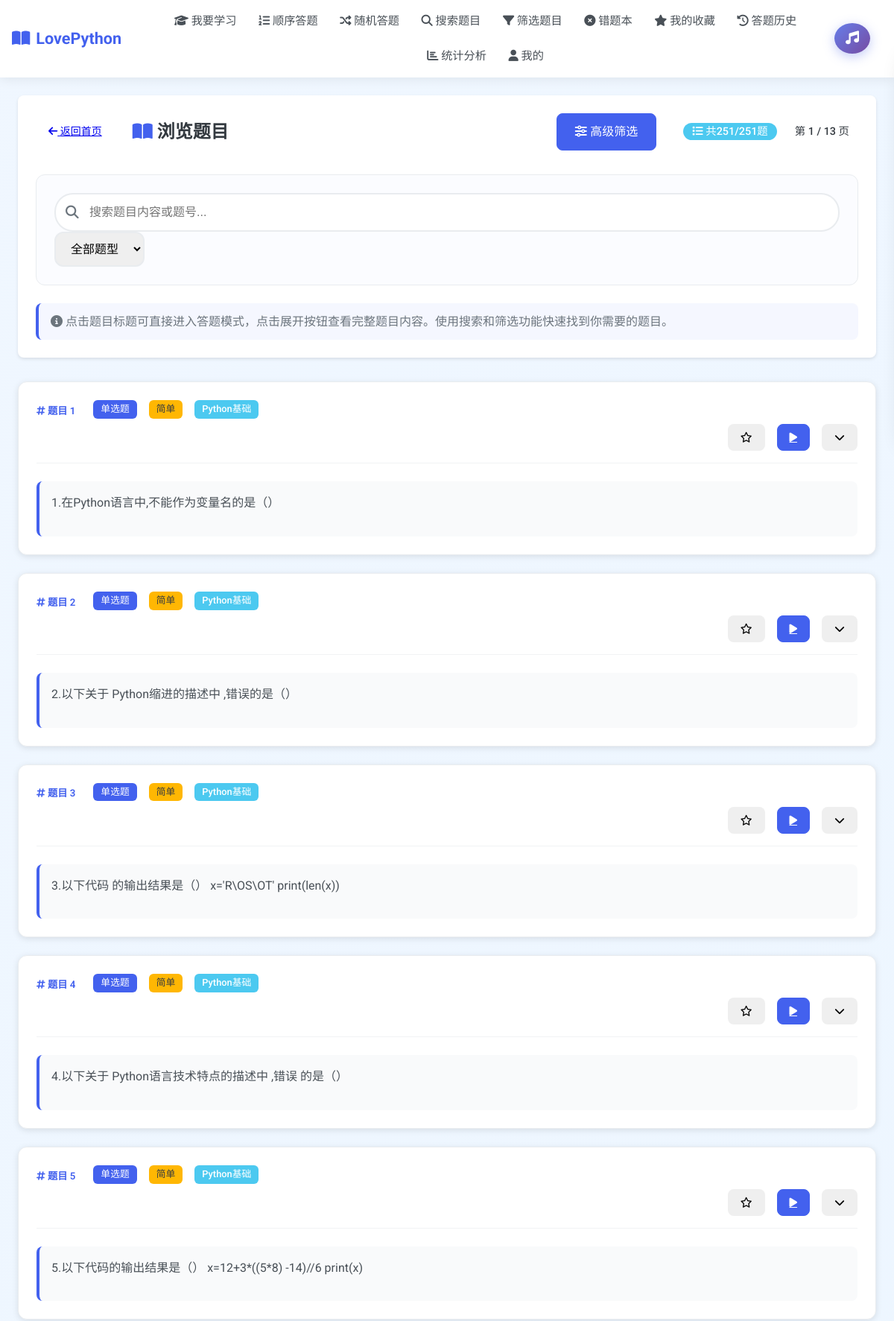
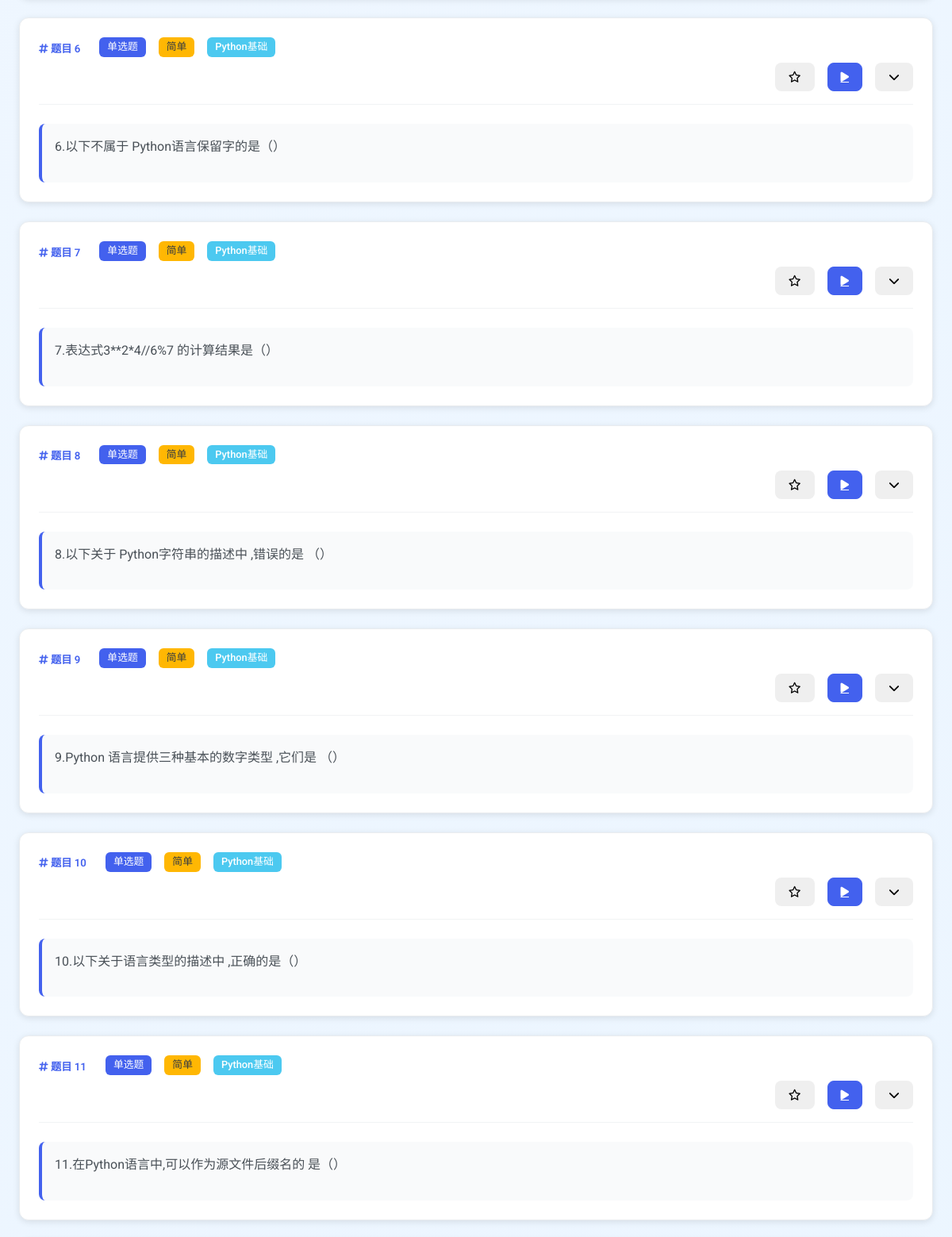
The page /browse (signed in, upper part) on the database its author committed (2 pictures, top to bottom).
### tables this page shows
CREATE TABLE questions (
        id TEXT PRIMARY KEY,
        stem TEXT NOT NULL,
        answer TEXT NOT NULL,
        difficulty TEXT,
        qtype TEXT,
        category TEXT,
        options TEXT, -- JSON stored options
        created_at DATETIME DEFAULT CURRENT_TIMESTAMP
    );

### app.py (the view)
@app.route('/browse')
@login_required
def browse_questions():
    user_id = get_user_id()
    page = request.args.get('page', 1, type=int)
    question_type = request.args.get('type', '')
    search_query = request.args.get('search', '')
    per_page = 20  # Questions per page
    conn = get_db()
    c = conn.cursor()
    where_conditions = []
    params = []
    if question_type and question_type != 'all':
        where_conditions.append('qtype = ?')
        params.append(question_type)
    if search_query:
        where_conditions.append('(stem LIKE ? OR id LIKE ?)')
        params.extend(['%' + search_query + '%', '%' + search_query + '%'])
    where_clause = ' WHERE ' + ' AND '.join(where_conditions) if where_conditions else ''
    count_sql = f'SELECT COUNT(*) as total FROM questions{where_clause}'
    c.execute(count_sql, params)
    total = c.fetchone()['total']
    offset = (page - 1) * per_page
    query_params = params + [per_page, offset]
    c.execute(f'''
        SELECT id, stem, answer, difficulty, qtype, category, options
        FROM questions
        {where_clause}
        ORDER BY CAST(id AS INTEGER) ASC
        LIMIT ? OFFSET ?
    ''', query_params)
    rows = c.fetchall()
    questions = []
    for row in rows:
        question_data = {
            'id': row['id'],
            'stem': row['stem'],
            'answer': row['answer'],
            'difficulty': row['difficulty'],
            'type': row['qtype'],
            'category': row['category'],
            'options': json.loads(row['options']) if row['options'] else {}
        }
        c.execute('SELECT 1 FROM favorites WHERE user_id=? AND question_id=?',
                  (user_id, row['id']))
        question_data['is_favorite'] = bool(c.fetchone())
        questions.append(question_data)
    c.execute('SELECT DISTINCT qtype FROM questions WHERE qtype IS NOT NULL AND qtype != ""')
    available_types = [r['qtype'] for r in c.fetchall()]
    conn.close()
    total_pages = (total + per_page - 1) // per_page
    has_prev = page > 1
    has_next = page < total_pages
    return render_template('browse.html',
                          questions=questions,
                          total=total,
                          page=page,
                          per_page=per_page,
                          total_pages=total_pages,
                          has_prev=has_prev,
                          has_next=has_next,
                          current_type=question_type,
                          current_search=search_query,
                          available_types=available_types)

### app.py (called while the page is built)
def get_db():
    conn = sqlite3.connect('database.db')
    conn.row_factory = sqlite3.Row
    return conn

def login_required(f):
    @wraps(f)
    def decorated_function(*args, **kwargs):
        if not is_logged_in():
            flash("请先登录后再访问该页面", "error")
            return redirect(url_for('login', next=request.url))
        return f(*args, **kwargs)
    return decorated_function

def is_logged_in():
    return 'user_id' in session

def get_user_id():
    return session.get('user_id')

### templates/browse.html (shortened to what this page needs)
{% extends 'base.html' %}
{% block content %}
<div class="browse-header mb-4 d-none d-md-block">
    <div class="card">
        <div class="card-body">
            <div class="d-flex justify-content-between align-items-center mb-4">
                <div class="d-flex align-items-center">
                    <a href="{{ url_for('index') }}" class="btn btn-outline-secondary btn-sm me-3">
                        <i class="fas fa-arrow-left"></i> 返回首页
                    </a>
                    <h2 class="mb-0">
                        <i class="fas fa-book-open text-primary"></i> 浏览题目
                    </h2>
                </div>
                <div class="browse-stats">
                    <button class="btn btn-primary me-3" data-bs-toggle="modal" data-bs-target="#advancedFilterModal">
                        <i class="fas fa-sliders-h"></i> 高级筛选
                    </button>
                    <span class="badge badge-info">
                        <i class="fas fa-list"></i> 共<span id="desktop-filtered-count">{{ total }}</span>/{{ total }}题
                    </span>
                    <span class="badge badge-secondary">
                        第 {{ page }} / {{ total_pages }} 页
                    </span>
                </div>
            </div>
            <div class="desktop-search-filter-section mb-3">
                <div class="row g-3 align-items-center">
                    <div class="col-md-6">
                        <div class="desktop-search-container">
                            <div class="position-relative">
                                <input type="text" id="desktopSearchInput" class="form-control desktop-search-input"
                                       placeholder="搜索题目内容或题号..." value="{{ current_search or '' }}">
                                <div class="desktop-search-icon">
                                    <i class="fas fa-search"></i>
                                </div>
                            </div>
                        </div>
                    </div>
                    <div class="col-md-6">
                        <div class="desktop-filter-container">
                            <select class="form-select desktop-filter-select" id="desktopTypeFilter">
                                <option value="all" {% if not current_type or current_type == 'all' %}selected{% endif %}>
                                    <i class="fas fa-filter"></i> 全部题型
                                </option>
                            </select>
                        </div>
                    </div>
                </div>
            </div>
            <div class="browse-info">
                <p class="text-muted mb-0">
                    <i class="fas fa-info-circle"></i>
                    点击题目标题可直接进入答题模式，点击展开按钮查看完整题目内容。使用搜索和筛选功能快速找到你需要的题目。
                </p>
            </div>
        </div>
    </div>
</div>
{% if questions %}
<div class="questions-list d-none d-md-block">
    {% for question in questions %}
    <div class="card question-item mb-3" data-question-id="{{ question.id }}">
        <div class="card-body">
            <div class="question-header d-flex justify-content-between align-items-start mb-3">
                <div class="question-meta d-flex align-items-center flex-wrap">
                    <h5 class="question-title mb-0 me-3">
                        <a href="{{ url_for('show_question', qid=question.id) }}" class="text-decoration-none">
                            <i class="fas fa-hashtag text-primary"></i> 题目 {{ question.id }}
                        </a>
                    </h5>
                    {% if question.type %}
                    <span class="badge badge-primary me-2">{{ question.type }}</span>
                    {% endif %}
                    {% if question.difficulty and question.difficulty != '无' %}
                    <span class="badge badge-warning me-2">{{ question.difficulty }}</span>
                    {% endif %}
                    {% if question.category and question.category != '未分类' %}
                    <span class="badge badge-info me-2">{{ question.category }}</span>
                    {% endif %}
                </div>
                <div class="question-actions d-flex align-items-center">
                    {% if question.is_favorite %}
                    <form method="post" action="{{ url_for('unfavorite_question', qid=question.id) }}" class="d-inline me-2">
                        <button type="submit" class="btn btn-sm btn-outline-warning" title="取消收藏">
                            <i class="fas fa-star"></i>
                        </button>
                    </form>
                    {% else %}
                    <form method="post" action="{{ url_for('favorite_question', qid=question.id) }}" class="d-inline me-2">
                        <button type="submit" class="btn btn-sm btn-outline-secondary" title="收藏">
                            <i class="far fa-star"></i>
                        </button>
                    </form>
                    {% endif %}
                    <a href="{{ url_for('show_question', qid=question.id) }}" class="btn btn-sm btn-primary me-2" title="答题">
                        <i class="fas fa-play"></i>
                    </a>
                    <button class="btn btn-sm btn-outline-secondary toggle-expand" title="展开/收起">
                        <i class="fas fa-chevron-down"></i>
                    </button>
                </div>
            </div>
            <div class="question-stem-preview">
                <p class="question-stem-text mb-2">{{ question.stem[:150] }}{% if question.stem|length > 150 %}...{% endif %}</p>
            </div>
        </div>
    </div>
    {% endfor %}
</div>
                {% set start_page = [1, page - 1]|max %}
                {% set end_page = [total_pages, page + 1]|min %}
{% endif %}
{% endblock %}

### static/style.css (style rules this page uses)
:root { --primary-color: #4361ee; --primary-hover: #3a56e7; --secondary-color: #3f8efc; --success-color: #2ec4b6; --danger-color: #e63946; --warning-color: #ffb703; --info-color: #4cc9f0; --light-color: #f8f9fa; --dark-color: #212529; --gray-100: #f8f9fa; --gray-200: #e9ecef; --gray-300: #dee2e6; --gray-400: #ced4da; --gray-500: #adb5bd; --gray-600: #6c757d; --gray-700: #495057; --gray-800: #343a40; --gray-900: #212529; --font-main: 'Roboto', 'Noto Sans SC', sans-serif; --border-radius: 0.5rem; --box-shadow: 0 0.5rem 1rem rgba(0, 0, 0, 0.1); --transition: all 0.3s ease; }
* { box-sizing: border-box; margin: 0; padding: 0; }
html { scroll-behavior: smooth; }
body { font-family: var(--font-main); background: linear-gradient(135deg, #f0f7ff 0%, #eaf5ff 100%); color: var(--gray-800); line-height: 1.6; min-height: 100vh; display: flex; flex-direction: column; }
.card { background-color: white; border-radius: var(--border-radius); box-shadow: var(--box-shadow); padding: 1.5rem; margin-bottom: 1.5rem; transition: var(--transition); }
.form-control { width: 100%; padding: 0.75rem 1rem; font-size: 1rem; line-height: 1.5; color: var(--gray-700); background-color: #fff; background-clip: padding-box; border: 1px solid var(--gray-300); border-radius: var(--border-radius); transition: var(--transition); -webkit-appearance: none; appearance: none; touch-action: manipulation; }
input.form-control { min-height: 2.75rem; }
.btn { display: inline-block; font-weight: 500; text-align: center; white-space: nowrap; vertical-align: middle; user-select: none; border: 1px solid transparent; padding: 0.75rem 1.5rem; font-size: 1rem; line-height: 1.5; border-radius: var(--border-radius); transition: var(--transition); cursor: pointer; touch-action: manipulation; -webkit-tap-highlight-color: transparent; position: relative; overflow: hidden; min-height: 2.75rem; }
.btn::after { content: ''; display: block; position: absolute; width: 100%; height: 100%; top: 0; left: 0; pointer-events: none; background-image: radial-gradient(circle, rgba(255, 255, 255, 0.3) 10%, transparent 10.01%); background-repeat: no-repeat; background-position: 50%; transform: scale(10, 10); opacity: 0; transition: transform 0.5s, opacity 0.8s; }
.btn-primary { color: #fff; background-color: var(--primary-color); border-color: var(--primary-color); }
.btn-sm { padding: 0.5rem 1rem; font-size: 0.875rem; min-height: 2.25rem; }
.badge { display: inline-block; padding: 0.25rem 0.75rem; font-size: 0.875rem; font-weight: 500; line-height: 1; text-align: center; white-space: nowrap; vertical-align: baseline; border-radius: 50rem; }
.badge-primary { background-color: var(--primary-color); color: white; }
.badge-warning { background-color: var(--warning-color); color: var(--gray-800); }
.badge-info { background-color: var(--info-color); color: white; }
.question-header { display: flex; justify-content: space-between; align-items: center; margin-bottom: 1.5rem; }
.question-actions { display: flex; justify-content: space-between; align-items: center; margin-top: 2rem; }
.text-decoration-none { text-decoration: none !important; }
.mb-0 { margin-bottom: 0 !important; }
.mb-2 { margin-bottom: 1rem !important; }
.mb-3 { margin-bottom: 1.5rem !important; }
.mb-4 { margin-bottom: 2rem !important; }
.me-2 { margin-right: 1rem !important; }
.me-3 { margin-right: 1.5rem !important; }
.d-none { display: none !important; }
.d-inline { display: inline !important; }
.d-flex { display: flex !important; }
@media (min-width: 768px) { .d-md-block { display: block !important; } }
.flex-wrap { flex-wrap: wrap !important; }
.justify-content-between { justify-content: space-between !important; }
.align-items-start { align-items: flex-start !important; }
.align-items-center { align-items: center !important; }
.text-primary { color: var(--primary-color) !important; }
.text-muted { color: var(--gray-600) !important; }
.position-relative { position: relative !important; }

### templates/base.html (style rules this page uses)
body { position: relative; min-height: 100vh; }

### rows shown on the page
questions: id "1", type "单选题", difficulty "简单", category "Python基础", stem "1.在Python语言中,不能作为变量名的是（）"
questions: id "2", type "单选题", difficulty "简单", category "Python基础", stem "2.以下关于 Python缩进的描述中 ,错误的是（）"
questions: id "3", type "单选题", difficulty "简单", category "Python基础", stem "3.以下代码 的输出结果是（） x='R\\OS\\OT' print(len(x))"
questions: id "4", type "单选题", difficulty "简单", category "Python基础", stem "4.以下关于 Python语言技术特点的描述中 ,错误 的是（）"
questions: id "5", type "单选题", difficulty "简单", category "Python基础", stem "5.以下代码的输出结果是（） x=12+3*((5*8) -14)//6 print(x)"
questions: id "6", type "单选题", difficulty "简单", category "Python基础", stem "6.以下不属于 Python语言保留字的是（）"
questions: id "7", type "单选题", difficulty "简单", category "Python基础", stem "7.表达式3**2*4//6%7 的计算结果是（）"
questions: id "8", type "单选题", difficulty "简单", category "Python基础", stem "8.以下关于 Python字符串的描述中 ,错误的是 （）"
questions: id "9", type "单选题", difficulty "简单", category "Python基础", stem "9.Python 语言提供三种基本的数字类型 ,它们是 （）"
questions: id "10", type "单选题", difficulty "简单", category "Python基础", stem "10.以下关于语言类型的描述中 ,正确的是（）"
questions: id "11", type "单选题", difficulty "简单", category "Python基础", stem "11.在Python语言中,可以作为源文件后缀名的 是（）"

### other values the page prints
{{ total }} "251"
{{ page }} "1"
{{ total_pages }} "13"
